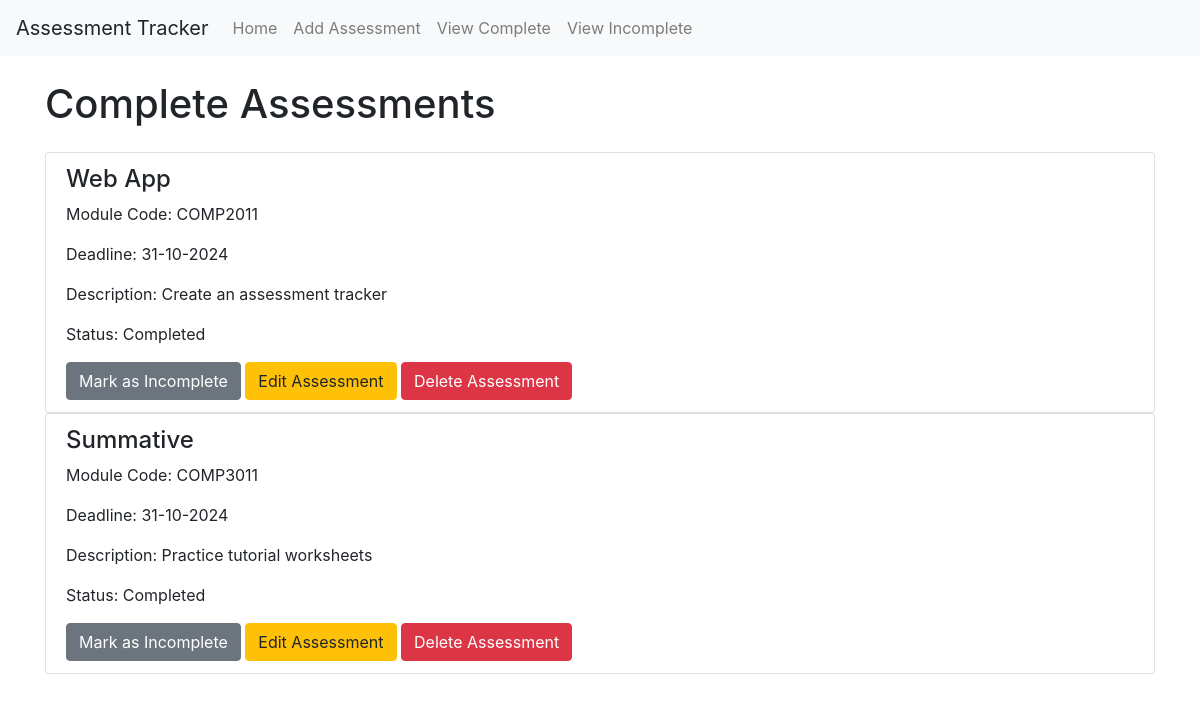
Page /view_complete on the earlier database version.
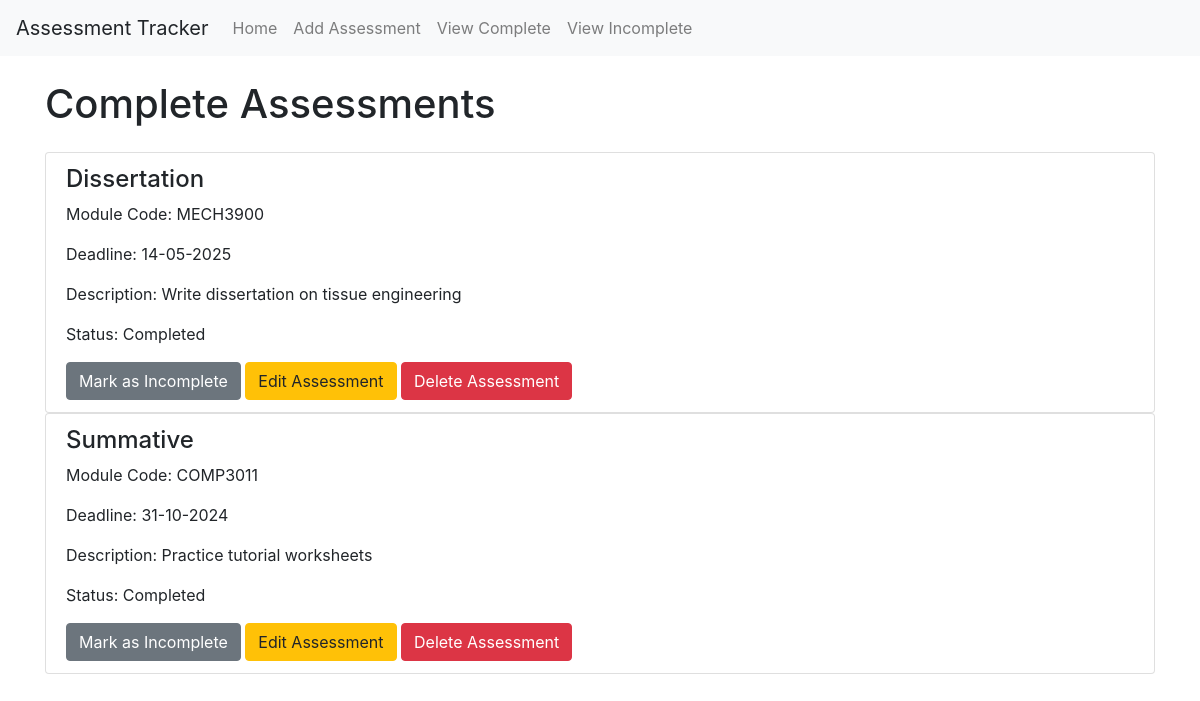
Same page on the later database version.
### app/models.py (models this page shows)
class Assessment(db.Model):
    id = db.Column(db.Integer, primary_key=True)
    title = db.Column(db.String(100), nullable=False)
    module_code = db.Column(db.String(100), nullable=False)
    deadline = db.Column(db.DateTime, nullable=False)
    description = db.Column(db.Text, nullable=False)
    completed = db.Column(db.Boolean, default=False)

### app/views.py (the view)
@app.route('/view_complete')
def view_complete():
    complete_assessments = Assessment.query.filter_by(completed=True).all()
    return render_template('complete.html', assessments=complete_assessments)

### app/templates/complete.html (shortened to what this page needs)
{% extends "base.html" %}
{% block content %}
<h1 class="my-4">Complete Assessments</h1>
{% if assessments %}
    {% for assessment in assessments %}
    <ul class="list-group">
        <li class="list-group-item">
            <h4>{{ assessment.title }}</h4>
            <p>Module Code: {{ assessment.module_code }}</p>
            <p>Deadline: {{ assessment.deadline.strftime('%d-%m-%Y') }}</p>
            <p>Description: {{ assessment.description }}</p>
            <p>Status: Completed</p>
            <form action="{{ url_for('incomplete_button', id=assessment.id) }}" method="post" style="display: inline;">
                <button type="submit" class="btn btn-secondary">Mark as Incomplete</button>
            </form>
            <a href="{{ url_for('edit_assessment', id=assessment.id) }}" class="btn btn-warning">Edit Assessment</a>
            <a href="{{ url_for('delete_assessment', id=assessment.id) }}" class="btn btn-danger">Delete Assessment</a>
        </li>
    </ul>
    {% endfor %}
{% else %}
    <p>All assessments are incomplete!</p>
{% endif %}
{% endblock %}

Differences in the rows shown:
no longer on this page (row edited): Assessment: title "Web App", module_code "COMP2011", deadline "31-10-2024", description "Create an assessment tracker"
now on this page (row edited): Assessment: title "Dissertation", module_code "MECH3900", deadline "14-05-2025", description "Write dissertation on tissue engineering"
